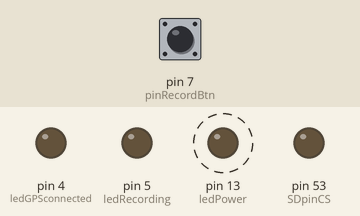
A sketch run on a simulated Arduino Mega 2560, built with avr-gcc and run on an emulated ATmega2560. Shown: output pins drawn as LEDs (lit = HIGH). Dashed ring = blinking. The inputs (shaded band) are chosen by the test bench; at power-on: pin 7 (pinRecordBtn) LOW. Storage starts empty; what the sketch prints to the serial monitor is not drawn.

Above: at 0.7 s.
Timing chart, 0 to 4.8 s (numbered marks = the images above):
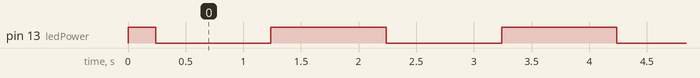

Measured:
- by itself, pin 13 (ledPower): alternates HIGH for 1.0 s and LOW for 1.0 s

The sketch:

Prototype001.ino
```cpp
#include <SD.h>


// ----------------
// GLOBAL VARIABLES
// ----------------
//****************************************************************
// For the SD Card
// ---------------
Sd2Card card;
SdVolume volume;
SdFile root;
//
const int chipSelect      = 53;
const int SDpinCS         = 53;
const int pinRecordBtn    = 7;
const int ledPower        = 13; //6;
const int ledRecording    = 5;
const int ledGPSconnected = 4;

const int issueGeneral    = 1;
// -----------------
// general variables
// -----------------
String   s;
File     f;
int      n             = 0;
int      i             = 0;
int      iDelay        = 0;
char     c             = '.';
// ----------------------------------
// variable for the file name routine
// ----------------------------------
String       sFileName      = "00000000";
char         cFileName[20];
int          iFileName      = 0;
const String sFileExtension = ".DAT";
// status variables
// ----------------
boolean isRecording    = false;
boolean isGPSconnected = false;
boolean isIssue        = false;
boolean isPower        = true;
//-------------------------------------------------------------------------------------
// set the name of the data file: format 99999999.DAT
// the process checks the highest 99999999 currently there and adds one to it
// --------------------------------------------------------------------------
void CreateFileName()
{
  File f = SD.open("/");  // set to the root directory on the SD card
  File entry = f.openNextFile();
  while (entry)
  {
      s = entry.name();
      i = s.length();
      if(i>4)
      {
        if(s.substring(i - 4) == sFileExtension)  // check if this is a .dat
        {
          s = s.substring(0,i-4);                 // get the number value
          n = s.toInt();
          if( n >= iFileName ) iFileName = n;     // set our number to the highest found
        }
        Serial.println(sFileName);
      }
    entry = f.openNextFile();
  }
  sFileName = String(iFileName + 1);
  while (sFileName.length() < 8) sFileName = "0" + sFileName;
  sFileName = sFileName + sFileExtension;
  sFileName.toCharArray(cFileName,20);
  entry.close();
  f.close();
}

/****************************************************************
SD Card Buffer Set up (CB) for Card Buffer
****************************************************************/
const int CB_ArraySize   = 70;
const int CB_StringSize  = 45;

class TCardBuffer  // CB for Card Buffer
{
  private:
    char buf[CB_ArraySize][CB_StringSize];
    int ElementLastRead;
    int ElementLastWrote;
    int CycleLastRead;   //number of times the buffer has been filled
    int CycleLastWrote;
    long int lRead;   // used for calculating if we can add more
    long int lWrote;  // and if there is anything to get
    String tester;
    void UpdateLReadAndLWrote();
   public:
    TCardBuffer();
    void  ConfirmAdd(char *p);
    char* StringAddGetLink();
    char* StringGet();
    int AnythingToGet();

};
//---------------------------------------------------------
TCardBuffer::TCardBuffer()
{
  ElementLastRead  = -1;
  ElementLastWrote = -1;
  CycleLastRead    = 0;
  CycleLastWrote   = 0;
};
//---------------------------------------------------------
char* TCardBuffer::StringAddGetLink()
{
  if((lWrote - lRead) >= CB_ArraySize) // no room to add more
    return 0;
  if ((ElementLastWrote + 2) > CB_ArraySize) // the array has been filled
  {
    ElementLastWrote = -1;              // reset for next fill cycle
    CycleLastWrote++;                   // capture num of times array has been filled
  };
  // avoiding incrementing the element number until it's written
  return (char *)&buf[ElementLastWrote + 1][0];
};
//----------------------------------------------------------
void TCardBuffer::ConfirmAdd(char* p)
{
  if(p == (char*) &buf[ElementLastWrote + 1][0])
  {
    ElementLastWrote++;
    lWrote++;
  }
}
//----------------------------------------------------------------------
int TCardBuffer::AnythingToGet()
{
  return (lWrote - lRead);
}
//----------------------------------------------------------------------
char* TCardBuffer::StringGet()
{
  // check there is something to read
  if(lRead < lWrote)
  { // there is something to read
    if ((ElementLastRead + 2) > CB_ArraySize)
    {
      // prep for next cycle
      ElementLastRead = -1;
      CycleLastRead++;
    }
    ElementLastRead++;
    lRead++;
    return (char *) &buf[ElementLastRead][0];
  }
  else return 0;
};
/*********** end of SD Card Buffer **********************/


// -- global variables for timer loop and data collection--
TCardBuffer CB;
volatile long int NoBufferAvailable = 0;
volatile long int BigCount = 0;

// ----------------------------------------------------------
// -- timer loop where data collection and storage is done --
// ----------------------------------------------------------
ISR(TIMER1_COMPA_vect)
{
  //timer1 interrupt
  if(isRecording)
  {
    BigCount++;
    char* s = CB.StringAddGetLink();
    if(s != 0)
    {
      snprintf(s,CB_StringSize,"%010d,Data goes here",BigCount);
      CB.ConfirmAdd(s);
    } // else NoBufferAvailable++;
  }
}

// ------ issue detected --------
void issue(int iError = 0)
{
  isIssue = true;
  switch (iError)
  {
      case issueGeneral: iDelay = 1000;break;
      default          : iDelay = 2000;break;
  }
}
//-----------------------------------------------------------------------------
void setup()
{
  //***** set up the serial connection  ******
  Serial.begin(9600);
  Serial.print("\nInitializing SD card...");

  pinMode(SDpinCS, OUTPUT);   // (10 on most Arduino boards, 53 on the Mega)
  digitalWrite(SDpinCS,LOW);

  pinMode(pinRecordBtn,INPUT);  // checking if recordind is switched on
  pinMode(ledPower,    OUTPUT); // set the power light on
  digitalWrite(ledPower,HIGH);
  pinMode(ledRecording,    OUTPUT); // set the power light on
  digitalWrite(ledRecording,LOW);
  pinMode(ledGPSconnected,    OUTPUT); // set the power light on
  digitalWrite(ledGPSconnected,LOW);

// -------------------------------------------------------
// - Connect to the SD card and report details to serial -
// -------------------------------------------------------
//  if (!card.init(SPI_HALF_SPEED, chipSelect)) {
  if (!card.init(SPI_FULL_SPEED, chipSelect)) {
    Serial.println("initialization failed. Things to check:");
    Serial.println("* is a card is inserted?");
    Serial.println("* Is your wiring correct?");
    Serial.println("* did you change the chipSelect pin to match your shield or module?");
    return;
  } else {
   Serial.println("Wiring is correct and a card is present.");
  }

  // print the type of card
  Serial.print("\nCard type: ");
  switch(card.type()) {
    case SD_CARD_TYPE_SD1:
      Serial.println("SD1");
      break;
    case SD_CARD_TYPE_SD2:
      Serial.println("SD2");
      break;
    case SD_CARD_TYPE_SDHC:
      Serial.println("SDHC");
      break;
    default:
      Serial.println("Unknown");
  }

  // Now we will try to open the 'volume'/'partition' - it should be FAT16 or FAT32
  if (!volume.init(card)) {
    Serial.println("Could not find FAT16/FAT32 partition.\nMake sure you've formatted the card");
    return;
  }

  // print the type and size of the first FAT-type volume
  uint32_t volumesize;
  Serial.print("\nVolume type is FAT");
  Serial.println(volume.fatType(), DEC);
  Serial.println();

  volumesize = volume.blocksPerCluster();    // clusters are collections of blocks
  volumesize *= volume.clusterCount();       // we'll have a lot of clusters
  volumesize *= 512;                            // SD card blocks are always 512 bytes
  Serial.print("Volume size (bytes): ");
  Serial.println(volumesize);
  Serial.print("Volume size (Kbytes): ");
  volumesize /= 1024;
  Serial.println(volumesize);
  Serial.print("Volume size (Mbytes): ");
  volumesize /= 1024;
  Serial.println(volumesize);

// -------------------------------------------------------
// - Connect to the SD card and report details to serial - end of
// -------------------------------------------------------


  // -------------------------
  // set up the timer interupt
  // -------------------------
  cli();              //stop interrupts
  delay(2000);        // add safety margin
  //set timer1 interrupt at 1Hz
  TCCR1A = 0;         // set entire TCCR1A register to 0
  TCCR1B = 0;         // same for TCCR1B
  TCNT1  = 0;         //initialize counter value to 0
  // set compare match register for 1hz increments
//  OCR1A = 130;// = (16*10^6) / (60*1024) - 1 (must be <65536) ** 120 times per sec
//  OCR1A = 260;// = (16*10^6) / (60*1024) - 1 (must be <65536) ** 60 times per sec
  OCR1A = 520;// = (16*10^6) / (60*1024) - 1 (must be <65536) ** 30 times per sec
//  OCR1A = 1040;// = (16*10^6) / (15*1024) - 1 (must be <65536) ** 15 times per second
  // turn on CTC mode
  TCCR1B |= (1 << WGM12);
  // Set CS12 and CS10 bits for 1024 prescaler
  TCCR1B |= (1 << CS12) | (1 << CS10);
  // enable timer compare interrupt
  TIMSK1 |= (1 << OCIE1A);
  //TIMSK1 = 0; // disable the timer1 interrupt
  sei();

  // OK done all our checks for the SD card, lets begin for file writing
  if (!SD.begin(SDpinCS))
    {
      Serial.println("card failed");
      return;
    }
  Serial.println("------------------------------");
  Serial.println("Starting.....: " + String(millis()));
  Serial.println("------------------------------");

}

//-----------------------------------------------------------------------------

void loop()
{
  if(!isIssue) // avoid any work if issue detected, power down needed
  {
    // -------------------------------------
    // check the recording status is correct
    // -------------------------------------
    i = digitalRead(pinRecordBtn);
    if (i == 1)
    {                  // Recording button is on
      if(!isRecording) // we are not recording
      {                // pur recording on
        CreateFileName();
        isRecording = true;
      }
    }
    else
      if(isRecording) isRecording = false;

    if (isRecording) // do it only once
    {
      if(CB.AnythingToGet() > 10)
      {
        f = SD.open(cFileName, FILE_WRITE);
        if(f)
        {
          int entries = 0;
          char *s;
          while((s = CB.StringGet()) != 0)
          {
            f.println(s);
            entries++;
          }
          f.close();
        }
      }
    }
    issue(issueGeneral);             // testing issue function
  }
  else
  {
    if(isPower)
      digitalWrite(ledPower,LOW);
    else
      digitalWrite(ledPower,HIGH);
    delay(iDelay);
    isPower = !isPower;
  }
}
```
